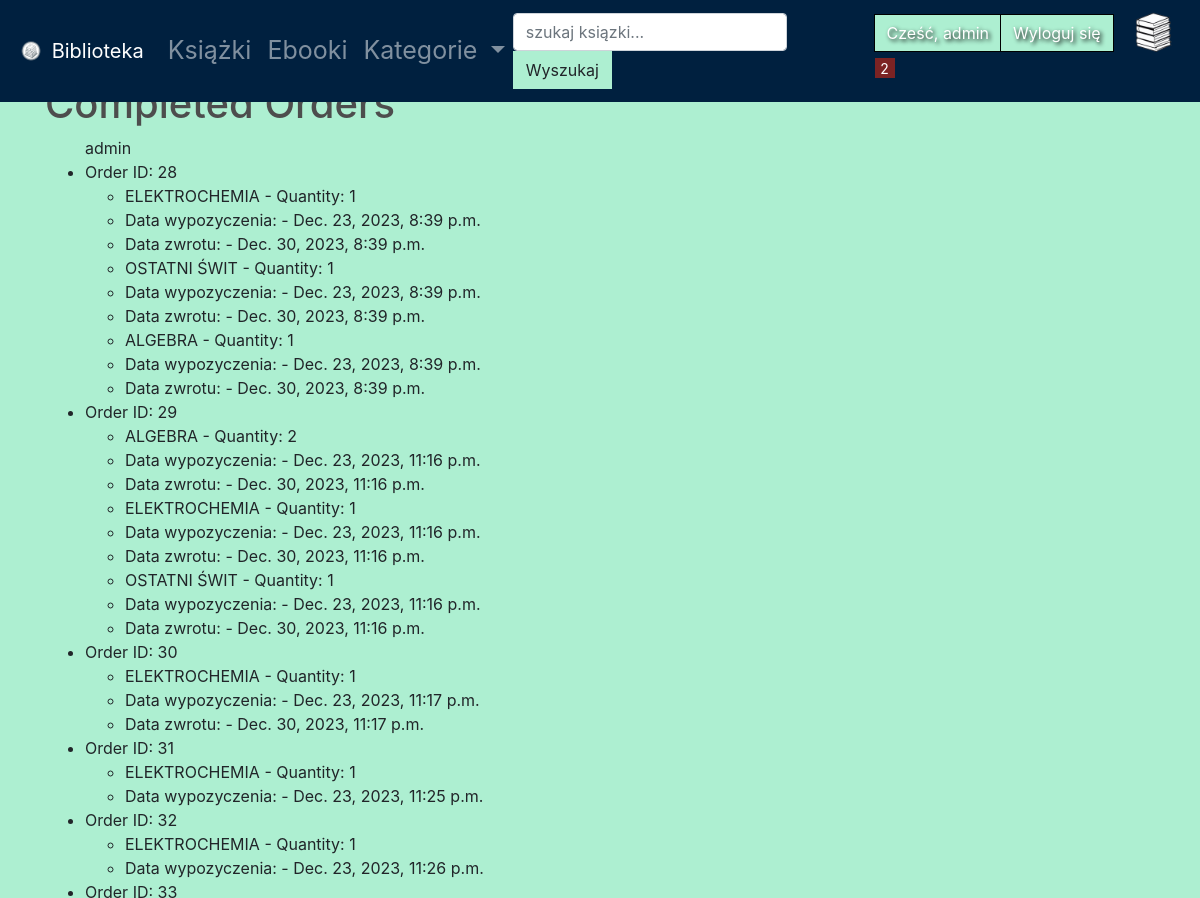
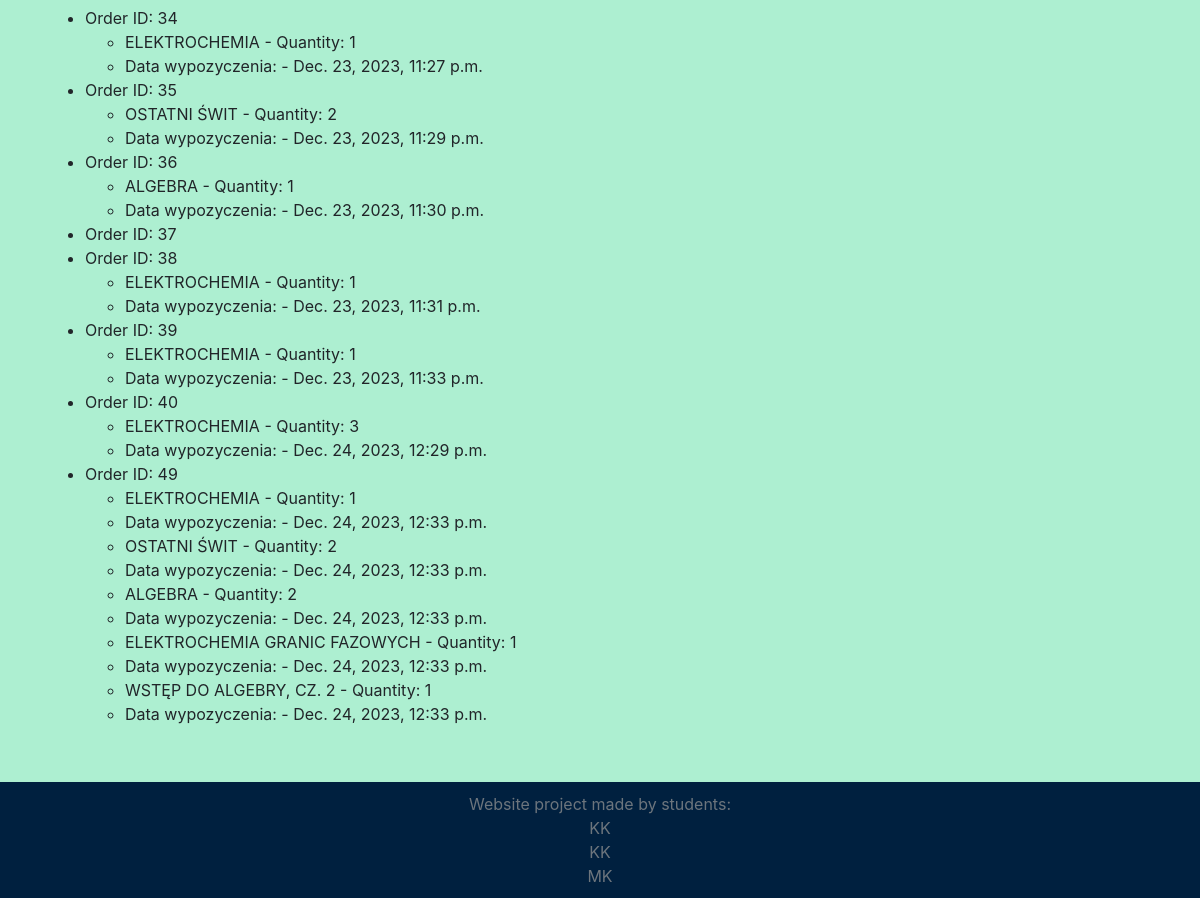
The app's page /profile (signed in) with its own data (2 pictures, top to bottom).
### bookstore/models.py (models this page shows, shortened)
class Order(models.Model): #koszyk
    customer = models.ForeignKey(Customer, on_delete=models.SET_NULL, null=True, blank=True)
    data_ordered = models.DateTimeField(auto_now_add=True) #bieżąca data i godzina
    complete = models.BooleanField(default=False, null=True, blank=True)
    transaction_id = models.CharField(max_length=40, null=True)
    return_data = models.DateTimeField(default=None, null=True, blank=True)  #data zwrotu
    @property
    def get_cart_items(self): #zlicza ile produktów ejst w koszyku
        order_items = self.orderitem_set.all()  # Pobierz wszystkie elementy OrderItem dla tego zamówienia
        total_items = 0
        for item in order_items:
            total_items += item.quantity
        return total_items

class OrderItem(models.Model): #produkt w koszyku
    product = models.ForeignKey(Product, on_delete=models.SET_NULL, blank=True, null=True)
    order = models.ForeignKey(Order, on_delete=models.SET_NULL, blank=True, null=True)
    quantity = models.IntegerField(default=0, null=True, blank=True)
    data_added = models.DateTimeField(auto_now_add=True)

class Customer(models.Model):
    user = models.OneToOneField(User, on_delete= models.CASCADE, null=True, blank=True)
    name = models.CharField(max_length=100, null=True)
    email = models.CharField(max_length=100, null=True)
    isTeacher = models.BooleanField(default=False) #bo nauczyciele mają potem mieć, że nielimitowany czas wypozyczenia

class Product(models.Model):
    name = models.CharField(max_length=100, null=True)
    digital = models.BooleanField(default=False, null=True, blank=False)  #czy jest nie fizyczny
    genre = models.CharField(max_length=100, null=True) #gatunek ksiązki
    author = models.CharField(max_length=100, null=True)
    isbn = models.CharField(max_length=17, null=True, blank=True, unique=True)
    image = models.ImageField(null=True, blank=True)

### bookstore/views.py (the view)
# urls.py: path('profile', views.profile, name='profile'),
@login_required #w setting.py  ustaw: LOGIN_URL = '/login/' - login = nazwa urla albo url
def profile(request):
     customer = request.user.customer
     order, created = Order.objects.get_or_create(customer=customer, complete=False) # Pobranie lub utworzenie niezakończonego zamówienia dla tego klienta
     items = order.orderitem_set.all() #Pobranie wszystkich elementów zamówienia (OrderItem) dla danego zamówienia (Order)
     orders = Order.objects.filter(customer=customer, complete=True)
     context = {'orders': orders,'customer':customer,'items': items, 'order':order}
     return render(request, 'store/profile.html', context)

### bookstore/templates/store/profile.html (shortened to what this page needs)
{% extends 'store/main.html' %}
{% block content %}
<h1>Completed Orders</h1>
<ul>
    {{customer.name}}
{% for order in orders %}
    <li>Order ID: {{ order.id }} </li>
    <ul>
    {% for item in order.orderitem_set.all %}
        <li>{{ item.product.name }} - Quantity: {{ item.quantity }}</li>
        <li>Data wypozyczenia: - {{order.data_ordered}}</li>
        {% if not order.return_data == None %}
            <li>Data zwrotu: - {{order.return_data}}</li>
        {% endif %}
    {% endfor %}
    </ul>
{% endfor %}
</ul>
{% endblock %}

### bookstore/templates/store/main.html (shortened to what this page needs)
<!DOCTYPE html>
{% load static %}
<html>
<head>
	<link rel="stylesheet" href="https://stackpath.bootstrapcdn.com/bootstrap/4.4.1/css/bootstrap.min.css">
	<link rel="stylesheet" type="text/css" href="{% static 'css/style.css' %}">
</head>
<body>
	<nav class="navbar navbar-expand-lg navbar-dark bg-dark fixed-top">
		<a class="navbar-brand" href="{% url 'store' %}"><img src="{%static 'images/logo.png'%}" width="30" height="30" class="d-inline-block align-top" alt="">
		Biblioteka
		</a>
		<div class="collapse navbar-collapse " id="navbarSupportedContent">
		  <ul class="navbar-nav mr-auto">
			<li class="nav-item">
			  <a class="nav-link" href="{% url 'books' %}">Książki</a>
			</li>
			<li class="nav-item">
			  <a class="nav-link" href="{% url 'digitals' %}">Ebooki</a>
			</li>
			<li class="nav-item dropdown">
			  <a class="nav-link dropdown-toggle" href="#" id="navbarDropdown" role="button" data-toggle="dropdown" aria-haspopup="true" aria-expanded="false">
				Kategorie
			  </a>
			</li>
		  </ul>
		  <form method="GET" action="{%url 'books'%}"class="form-inline collapse navbar-collapse justify-content-center my-2 my-lg-0">
			<div>
			<input class="form-control mr-sm-0" type="search" placeholder="szukaj ksiązki..." aria-label="Search" name="q">
			<button class="btn btn-custom-color my-0 my-sm-0" type="submit">Wyszukaj</button>
			</div>
		  </form>
		  	<div class="form-inline my-2 my-lg-0">
				{% if request.user.is_authenticated %}
					<a href="{% url 'profile' %}"class="btn btn-custom-color2">Cześć, {{request.user}}</a>
					<a href="{% url 'logout' %}"class="btn btn-custom-color2 btn-custome-color-wyloguj">Wyloguj się</a>
				{% else %}
					<a href="{% url 'login' %}"class="btn btn-custom-color2">Zaloguj się</a>
				{% endif %}
			      <a href="{% url 'cart' %}">
			        <img  id="cart-icon" src="{% static 'images/cartimg.png' %}">
				   </a>
			     <p id="cart-total">{{order.get_cart_items}}</p>
			</div>
		</div>
	  </nav>
    <div style="margin-top: 40px;"class="container">
		{% block content%}
		{% endblock content%}
	</div>
	<footer class="footer">
		<div class="container">
			<span class="text-muted">Website project made by students:</span>
			<span class="text-muted">KK</span>
			<span class="text-muted">KK</span>
			<span class="text-muted">MK</span>
		</div>
	</footer>
</body>
</html>

### static/css/style.css (style rules this page uses)
body { background-color: #adefd1ff; padding-top: 40px; display: flex; flex-direction: column; min-height: 100vh; }
h1, h2, h3, h4, h5, h6 { color: hsl(0, 0%, 30%); }
.bg-dark { background-color: #00203fff !important; }
#cart-icon { width: 50px; display: inline-block; margin-left: 15px; }
#cart-total { display: block; text-align: center; color: #fff; background-color: rgb(124, 35, 35); width: 20px; height: 20px; border-radius: 0; font-size: 14px; }
.btn { border-radius: 0; }
.navbar-nav .nav-link { font-size: 25px; }
.btn-custom-color { background-color: #adefd1ff; }
.btn-custom-color2 { background-color: #adefd1ff !important; color: #ffffff; text-shadow: 2px 2px 4px #000000; border: none; outline: 1px solid rgb(0, 0, 0); }
.footer { margin-top: 40px; position: relative; left: 0; bottom: 0; width: 100%; background-color: #00203fff; color: #ffffff !important; text-align: center; padding: 10px; }
.text-muted { display: block; }
.container { flex: 1 0 auto; }

### records on screen
Order: get_cart_items "2"
Customer: name "admin"
Order: id "28", data_ordered "Dec. 23, 2023, 8:39 p.m.", return_data "Dec. 30, 2023, 8:39 p.m."
OrderItem: product.name "ELEKTROCHEMIA", quantity "1"
OrderItem: product.name "OSTATNI ŚWIT", quantity "1"
OrderItem: product.name "ALGEBRA", quantity "1"
Order: id "29", data_ordered "Dec. 23, 2023, 11:16 p.m.", return_data "Dec. 30, 2023, 11:16 p.m."
OrderItem: product.name "ALGEBRA", quantity "2"
OrderItem: product.name "ELEKTROCHEMIA", quantity "1"
OrderItem: product.name "OSTATNI ŚWIT", quantity "1"
Order: id "30", data_ordered "Dec. 23, 2023, 11:17 p.m.", return_data "Dec. 30, 2023, 11:17 p.m."
OrderItem: product.name "ELEKTROCHEMIA", quantity "1"
Order: id "31", data_ordered "Dec. 23, 2023, 11:25 p.m."
OrderItem: product.name "ELEKTROCHEMIA", quantity "1"
Order: id "32", data_ordered "Dec. 23, 2023, 11:26 p.m."
OrderItem: product.name "ELEKTROCHEMIA", quantity "1"
Order: id "33"
Order: id "34", data_ordered "Dec. 23, 2023, 11:27 p.m."
OrderItem: product.name "ELEKTROCHEMIA", quantity "1"
Order: id "35", data_ordered "Dec. 23, 2023, 11:29 p.m."
OrderItem: product.name "OSTATNI ŚWIT", quantity "2"
Order: id "36", data_ordered "Dec. 23, 2023, 11:30 p.m."
OrderItem: product.name "ALGEBRA", quantity "1"
Order: id "37"
Order: id "38", data_ordered "Dec. 23, 2023, 11:31 p.m."
OrderItem: product.name "ELEKTROCHEMIA", quantity "1"
Order: id "39", data_ordered "Dec. 23, 2023, 11:33 p.m."
OrderItem: product.name "ELEKTROCHEMIA", quantity "1"
Order: id "40", data_ordered "Dec. 24, 2023, 12:29 p.m."
OrderItem: product.name "ELEKTROCHEMIA", quantity "3"
Order: id "49", data_ordered "Dec. 24, 2023, 12:33 p.m."
OrderItem: product.name "ELEKTROCHEMIA", quantity "1"
OrderItem: product.name "OSTATNI ŚWIT", quantity "2"
OrderItem: product.name "ALGEBRA", quantity "2"
OrderItem: product.name "ELEKTROCHEMIA GRANIC FAZOWYCH", quantity "1"
OrderItem: product.name "WSTĘP DO ALGEBRY, CZ. 2", quantity "1"

### other values on screen
{{ request.user }} "admin"
